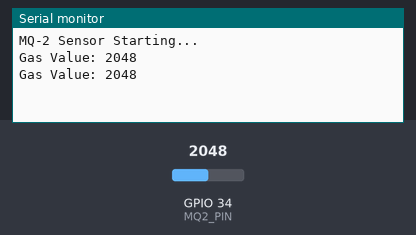
Bench run of a sketch on a simulated ESP32. Parts: the last lines printed to the serial monitor. The test bench sets the inputs (shaded band); at power-on: GPIO 34 (MQ2_PIN) = 2048.

Above: at 3.2 s.
3.3 s: GPIO 34 (MQ2_PIN) set to 2866
At 4.4 s:
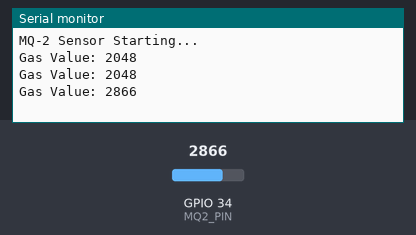
4.8 s: GPIO 34 (MQ2_PIN) set to 3603
At 5.8 s:
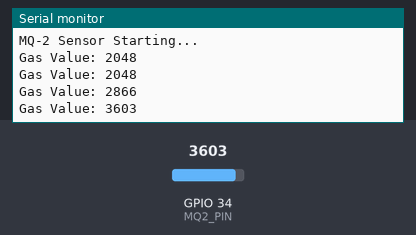
Timing chart, 0 to 7.8 s (numbered marks = the images above; inputs shaded):
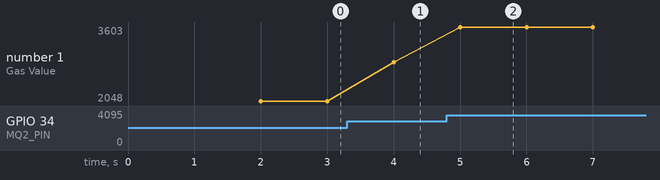

Measured:
- after the input at 3.3 s, the serial monitor: prints a new line after 0.70 s (image 1)
- after the input at 4.8 s, the serial monitor: prints a new line after 0.20 s (image 2)
- plotted number 1: 2048 → 2866 after the input at 3.3 s, 2866 → 3603 after the input at 4.8 s

The sketch:

gas.ino
```cpp
#define MQ2_PIN 34   // Analog pin

void setup() {
  Serial.begin(115200);
  delay(2000);
  Serial.println("MQ-2 Sensor Starting...");
}

void loop() {
  int gasValue = analogRead(MQ2_PIN);

  Serial.print("Gas Value: ");
  Serial.println(gasValue);

  delay(1000);
}
```
